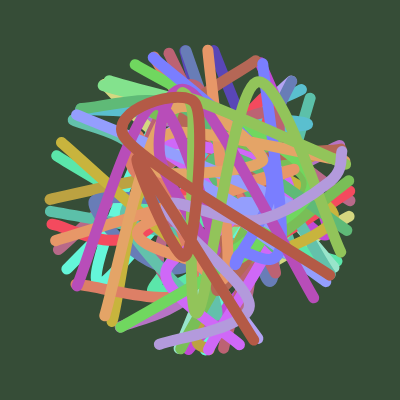
Frame 1 (no input)
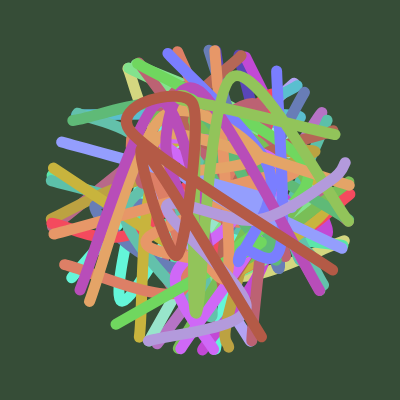
Frame 60 (no input)
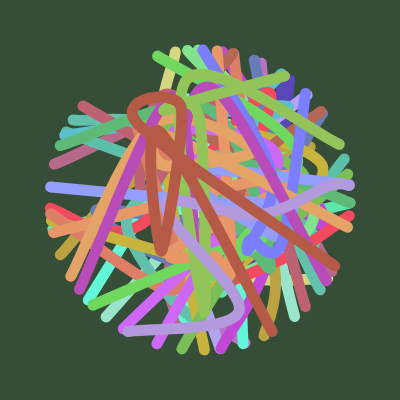
Frame 120 (the mouse pressed at the canvas centre since frame 60)

The p5.js sketch that drew these frames (run headless with seeded random() and noise() and a simulated clock; from frame 60 on, the mouse is pressed at the canvas centre):

// p5.js sketch
// ── sketch.js
const canvasWidth = 400,
      canvasHeight = 400,
      circleRadius = 150,
      decelerationFactor = 20000;

let lineCount,
    lineWeight,
    vertexCount,
    backgroundColor,
    lineColors;

function setup() {
  createCanvas(canvasWidth, canvasHeight);
  angleMode(DEGREES);
  colorMode(HSB);
  noFill();

  randomizeParameters();
  setInterval(randomizeParameters, 5000);
}

function draw() {
  background(backgroundColor[0], backgroundColor[1], backgroundColor[2]);
  strokeWeight(lineWeight);

  for (let l = 0; l < lineCount; l++) {
    stroke(lineColors[l][0], lineColors[l][1], lineColors[l][2]);

    beginShape();

    for (let v = 0; v < vertexCount; v++) {
      let angle = noise(
        l / lineCount * 256 + millis() / decelerationFactor,
        v / (vertexCount * 2 - 2) * 256
      ) * 720;

      let radius = circleRadius;
      let outer = true;

      if (v > 0 && v < vertexCount - 1) {
        radius = noise(
          l / lineCount * 256 + millis() / decelerationFactor,
          (vertexCount - 1 + v) / (vertexCount * 2 - 2) * 256
        ) * circleRadius * 1.15;
        outer = false;
      }

      addVertex(angle, radius, outer);
    }

    endShape();
  }
}

function addVertex(angle, radius, outer) {
  let vertices = outer ? 2 : 1;
  for (let v = 0; v < vertices; v++) {
    curveVertex(
      width  / 2 + radius * cos(angle),
      height / 2 + radius * sin(angle)
    );
  }
}

function randomizeParameters() {
  lineCount = 5 + pow(3, floor(random(1, 5)));
  lineWeight = 10 + floor(random(9));
  vertexCount = floor(random(4, 7));

  backgroundColor = [random(360), 30, 30];
  lineColors = [];
  for (let l = 0; l < lineCount; l++) {
    lineColors[l] = [random(360), random(30, 70), random(70, 100)];
  }
}
